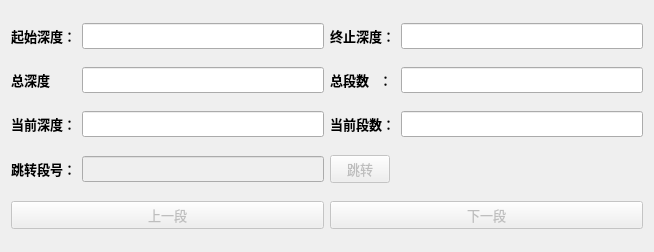
<?xml version="1.0" encoding="UTF-8"?>
<ui version="4.0">
 <class>ImageWidget</class>
 <widget class="QWidget" name="ImageWidget">
  <property name="geometry">
   <rect>
    <x>0</x>
    <y>0</y>
    <width>654</width>
    <height>252</height>
   </rect>
  </property>
  <property name="sizePolicy">
   <sizepolicy hsizetype="Preferred" vsizetype="Preferred">
    <horstretch>0</horstretch>
    <verstretch>0</verstretch>
   </sizepolicy>
  </property>
  <property name="minimumSize">
   <size>
    <width>20</width>
    <height>20</height>
   </size>
  </property>
  <property name="font">
   <font>
    <family>微软雅黑</family>
    <pointsize>10</pointsize>
   </font>
  </property>
  <property name="windowTitle">
   <string>Form</string>
  </property>
  <layout class="QHBoxLayout" name="horizontalLayout">
   <item>
    <layout class="QGridLayout" name="gridLayout">
     <item row="0" column="0">
      <widget class="QLabel" name="label_2">
       <property name="font">
        <font>
         <weight>75</weight>
         <bold>true</bold>
        </font>
       </property>
       <property name="text">
        <string>起始深度：</string>
       </property>
      </widget>
     </item>
     <item row="0" column="2">
      <widget class="QLabel" name="label_3">
       <property name="font">
        <font>
         <weight>75</weight>
         <bold>true</bold>
        </font>
       </property>
       <property name="text">
        <string>终止深度：</string>
       </property>
      </widget>
     </item>
     <item row="0" column="3">
      <widget class="QLineEdit" name="endHeightEdit">
       <property name="readOnly">
        <bool>true</bool>
       </property>
      </widget>
     </item>
     <item row="0" column="1">
      <widget class="QLineEdit" name="startHeightEdit">
       <property name="readOnly">
        <bool>true</bool>
       </property>
      </widget>
     </item>
     <item row="2" column="3">
      <widget class="QLineEdit" name="currentPartEdit">
       <property name="readOnly">
        <bool>true</bool>
       </property>
      </widget>
     </item>
     <item row="2" column="1">
      <widget class="QLineEdit" name="currentDepthEdit">
       <property name="readOnly">
        <bool>true</bool>
       </property>
      </widget>
     </item>
     <item row="3" column="0">
      <widget class="QLabel" name="label">
       <property name="font">
        <font>
         <weight>75</weight>
         <bold>true</bold>
        </font>
       </property>
       <property name="text">
        <string>跳转段号：</string>
       </property>
      </widget>
     </item>
     <item row="3" column="1">
      <widget class="QLineEdit" name="switchEdit">
       <property name="enabled">
        <bool>false</bool>
       </property>
      </widget>
     </item>
     <item row="4" column="0" colspan="2">
      <widget class="QPushButton" name="lastButton">
       <property name="enabled">
        <bool>false</bool>
       </property>
       <property name="sizePolicy">
        <sizepolicy hsizetype="Minimum" vsizetype="Fixed">
         <horstretch>0</horstretch>
         <verstretch>0</verstretch>
        </sizepolicy>
       </property>
       <property name="text">
        <string>上一段</string>
       </property>
      </widget>
     </item>
     <item row="2" column="0">
      <widget class="QLabel" name="label_5">
       <property name="font">
        <font>
         <weight>75</weight>
         <bold>true</bold>
        </font>
       </property>
       <property name="text">
        <string>当前深度：</string>
       </property>
      </widget>
     </item>
     <item row="2" column="2">
      <widget class="QLabel" name="label_9">
       <property name="font">
        <font>
         <weight>75</weight>
         <bold>true</bold>
        </font>
       </property>
       <property name="text">
        <string>当前段数：</string>
       </property>
      </widget>
     </item>
     <item row="4" column="2" colspan="2">
      <widget class="QPushButton" name="nextButton">
       <property name="enabled">
        <bool>false</bool>
       </property>
       <property name="text">
        <string>下一段</string>
       </property>
      </widget>
     </item>
     <item row="3" column="2">
      <widget class="QPushButton" name="switchButton">
       <property name="enabled">
        <bool>false</bool>
       </property>
       <property name="maximumSize">
        <size>
         <width>60</width>
         <height>16777215</height>
        </size>
       </property>
       <property name="text">
        <string>跳转</string>
       </property>
       <property name="autoRepeatDelay">
        <number>300</number>
       </property>
      </widget>
     </item>
     <item row="1" column="3">
      <widget class="QLineEdit" name="totalPartEdit">
       <property name="readOnly">
        <bool>true</bool>
       </property>
      </widget>
     </item>
     <item row="1" column="2">
      <widget class="QLabel" name="label_8">
       <property name="font">
        <font>
         <weight>75</weight>
         <bold>true</bold>
        </font>
       </property>
       <property name="text">
        <string>总段数   ：</string>
       </property>
      </widget>
     </item>
     <item row="1" column="1">
      <widget class="QLineEdit" name="totalLengthEdit">
       <property name="readOnly">
        <bool>true</bool>
       </property>
      </widget>
     </item>
     <item row="1" column="0">
      <widget class="QLabel" name="label_4">
       <property name="font">
        <font>
         <weight>75</weight>
         <bold>true</bold>
        </font>
       </property>
       <property name="text">
        <string>总深度</string>
       </property>
      </widget>
     </item>
    </layout>
   </item>
  </layout>
 </widget>
 <tabstops>
  <tabstop>startHeightEdit</tabstop>
  <tabstop>endHeightEdit</tabstop>
  <tabstop>totalLengthEdit</tabstop>
  <tabstop>totalPartEdit</tabstop>
  <tabstop>currentDepthEdit</tabstop>
  <tabstop>currentPartEdit</tabstop>
  <tabstop>switchEdit</tabstop>
  <tabstop>switchButton</tabstop>
  <tabstop>lastButton</tabstop>
  <tabstop>nextButton</tabstop>
 </tabstops>
 <resources/>
 <connections/>
</ui>
